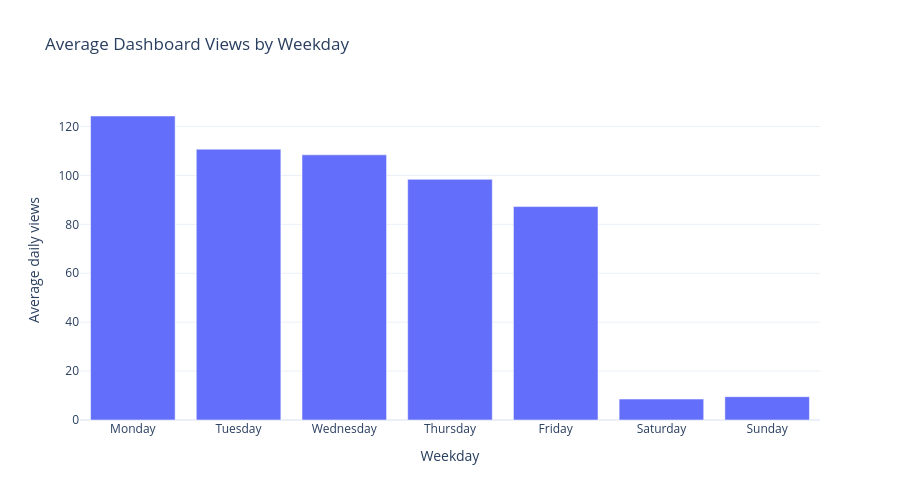

Notebook source saved alongside this figure:
### Markdown cell above
# Seasonality

### Code cell
weekday_order = [
    "Monday", "Tuesday", "Wednesday", "Thursday", "Friday", "Saturday", "Sunday"
]

weekly_usage = daily_views.copy()
weekly_usage["weekday"] = weekly_usage["date"].dt.day_name()

weekly_usage = (
    weekly_usage
    .groupby("weekday", as_index=False)["views"]
    .mean()
)

weekly_usage["weekday"] = pd.Categorical(
    weekly_usage["weekday"],
    categories=weekday_order,
    ordered=True
)

weekly_usage = weekly_usage.sort_values("weekday")

fig = px.bar(
    weekly_usage,
    x="weekday",
    y="views",
    title="Average Dashboard Views by Weekday",
    labels={
        "weekday": "Weekday",
        "views": "Average daily views"
    },
)

fig.update_layout(
    template="plotly_white",
    height=500,
)

fig.show()

fig.write_image(FIGURES_DIR / "weekly_seasonality.png", width=1000, height=600, scale=1)

### Figure 1 — Plotly figure (JSON) as saved in the notebook; plotly's stock layout.template omitted (floating-point values rounded to 4 significant figures)
{"data": [{"hovertemplate": "Weekday=%{x}<br>Average daily views=%{y}<extra></extra>", "legendgroup": "", "marker": {"color": "#636efa", "pattern": {"shape": ""}}, "name": "", "orientation": "v", "showlegend": false, "textposition": "auto", "type": "bar", "x": ["Monday", "Tuesday", "Wednesday", "Thursday", "Friday", "Saturday", "Sunday"], "xaxis": "x", "y": [124.3, 110.7, 108.4, 98.4, 87.27, 8.559, 9.528], "yaxis": "y"}], "layout": {"barmode": "relative", "height": 500, "legend": {"tracegroupgap": 0}, "title": {"text": "Average Dashboard Views by Weekday"}, "xaxis": {"anchor": "y", "domain": [0, 1], "title": {"text": "Weekday"}}, "yaxis": {"anchor": "x", "domain": [0, 1], "title": {"text": "Average daily views"}}}}
